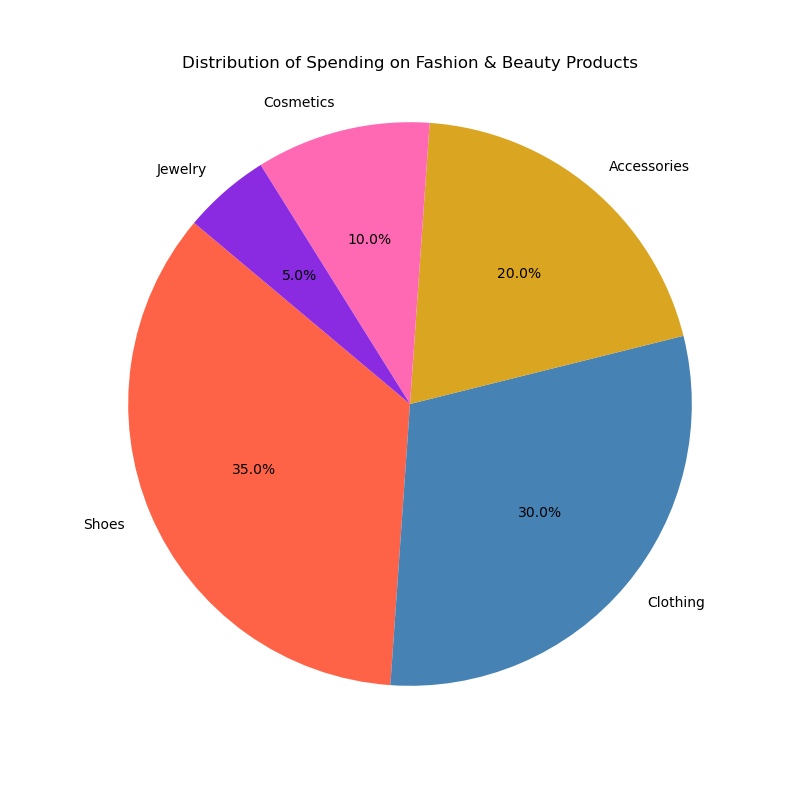

Python code for this plot:

import matplotlib.pyplot as plt

# Data to plot
labels = 'Shoes', 'Clothing', 'Accessories', 'Cosmetics', 'Jewelry'
sizes = [35, 30, 20, 10, 5]
colors = ['#ff6347', '#4682b4', '#daa520', '#ff69b4', '#8a2be2']

# Change the size of the figure (width, height)
plt.figure(figsize=(8, 8))

# Plot
plt.pie(sizes, labels=labels, colors=colors, autopct='%1.1f%%', startangle=140)

plt.title('Distribution of Spending on Fashion & Beauty Products', pad=20)
plt.axis('equal')  # Equal aspect ratio ensures that pie is drawn as a circle.
plt.show()
